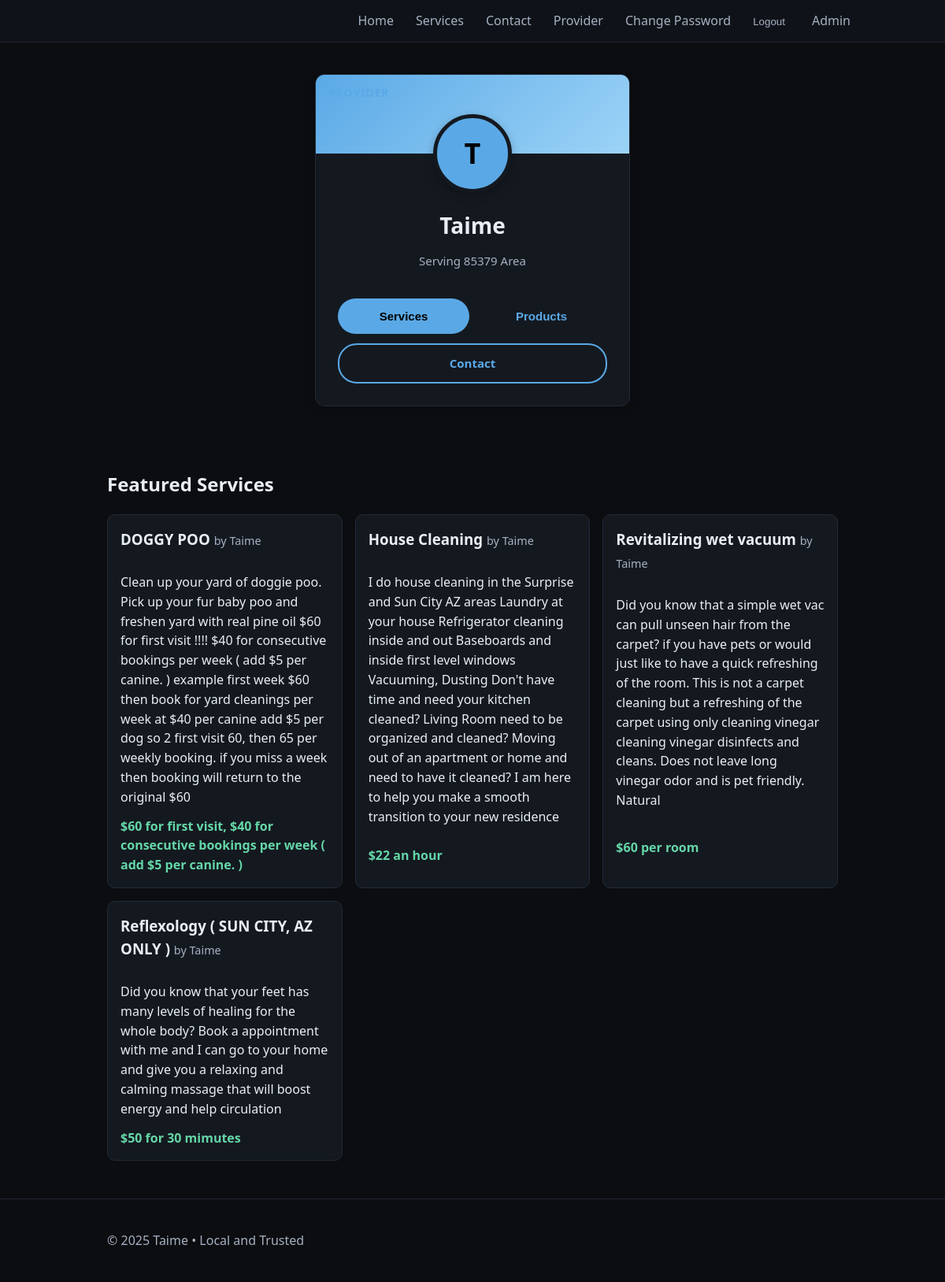
/ (signed in), run on an earlier commit of the app's database.
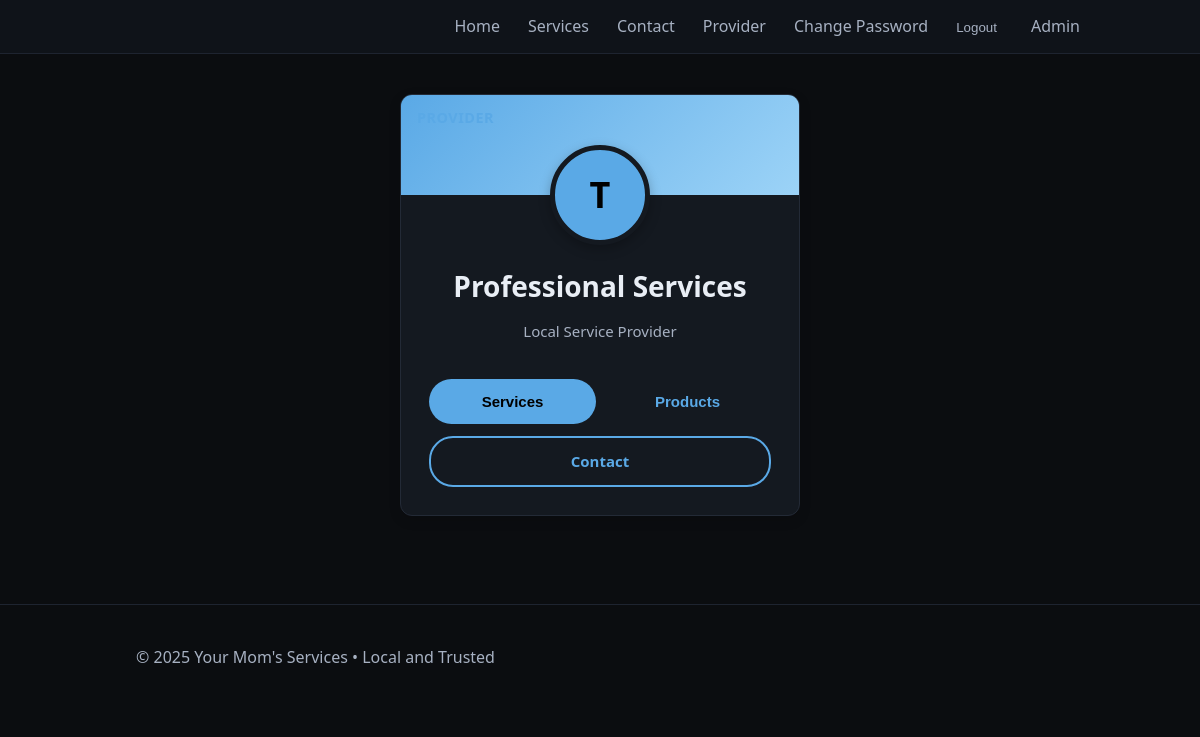
And on a later commit of the database.
### tables this page shows
CREATE TABLE profile (
                            id INTEGER PRIMARY KEY CHECK (id = 1),
                            business_name TEXT,
                            contact_email TEXT,
                            phone TEXT,
                            base_zip TEXT,
                            address TEXT,
                            about TEXT
                        , first_name TEXT, profile_photo TEXT);

CREATE TABLE services (
              id INTEGER PRIMARY KEY AUTOINCREMENT,
              title TEXT NOT NULL,
              description TEXT,
              price TEXT,
              active INTEGER NOT NULL DEFAULT 1,
              created_at TEXT NOT NULL
            , posted_by TEXT, provider_id INTEGER DEFAULT 0, is_certified INTEGER DEFAULT 0, certification_proof TEXT);

### app.py (the view, shortened to what this page needs)
    @app.route("/")
    def home():
        if session.get('provider'):
            featured_provider_id = session.get('provider_id', 0)
            show_carousel = False
        else:
            featured_provider_id = 0  # Default fallback
            show_carousel = True
        with closing(get_db()) as db:
            cur = db.cursor()
            services = []
            products = []
            all_providers = []
            all_provider_services = {}
            all_provider_products = {}
            if show_carousel:
                cur.execute("SELECT first_name, business_name, contact_email, phone, base_zip, address, about, profile_photo FROM profile WHERE id = 1")
                admin_row = cur.fetchone()
                cur.execute("SELECT COUNT(*) FROM services WHERE provider_id = 0 AND active = 1")
                admin_service_count = cur.fetchone()[0]
                if (admin_row and admin_service_count > 0) or (admin_row and (admin_row["business_name"] or admin_row["first_name"] or admin_row["about"])):
                    admin_provider = {
                        "id": 0,
                        "first_name": admin_row["first_name"] or "",
                        "business_name": admin_row["business_name"] or "Your Service Provider",
                        "contact_email": admin_row["contact_email"] or "",
                        "phone": admin_row["phone"] or "",
                        "base_zip": admin_row["base_zip"] or "",
                        "address": admin_row["address"] or "",
                        "about": admin_row["about"] or "",
                        "profile_photo": admin_row["profile_photo"] or ""
                    }
                    all_providers.append(admin_provider)
                    cur.execute("SELECT id, title, description, price, posted_by FROM services WHERE provider_id = 0 AND active = 1 ORDER BY created_at DESC LIMIT 6")
                    admin_services = cur.fetchall()
                    all_provider_services[0] = [dict(row) for row in admin_services]
                    cur.execute("SELECT id, title, description, price FROM products WHERE provider_id = 0 AND active = 1 ORDER BY created_at DESC LIMIT 6")
                    admin_products = cur.fetchall()
                    all_provider_products[0] = [dict(row) for row in admin_products]
                cur.execute("SELECT id, first_name, business_name, phone, base_zip, address, about, profile_photo FROM providers WHERE active = 1 ORDER BY business_name")
                provider_rows = cur.fetchall()
                for provider_row in provider_rows:
                    first_name = provider_row["first_name"] or ""
                    business_name = provider_row["business_name"] or ""
                    provider_id = provider_row["id"]
                    if business_name in ["", "Individual", "Service Provider"] or not business_name.strip():
                        display_business_name = f"{first_name.capitalize()}'s Services" if first_name else "Service Provider"
                    else:
                        display_business_name = business_name
                    provider_data = {
                        "id": provider_id,
                        "first_name": first_name.capitalize() if first_name else "",
                        "business_name": display_business_name,
                        "contact_email": "",  # Providers don't expose email publicly
                        "phone": provider_row["phone"] or "",
                        "base_zip": provider_row["base_zip"] or "",
                        "address": provider_row["address"] or "",
                        "about": provider_row["about"] or "",
                        "profile_photo": provider_row["profile_photo"] or ""
                    }
                    all_providers.append(provider_data)
                    cur.execute("SELECT id, title, description, price, posted_by FROM services WHERE provider_id = ? AND active = 1 ORDER BY created_at DESC LIMIT 6", (provider_id,))
                    provider_services = cur.fetchall()
                    all_provider_services[provider_id] = [dict(row) for row in provider_services]
                    cur.execute("SELECT id, title, description, price FROM products WHERE provider_id = ? AND active = 1 ORDER BY created_at DESC LIMIT 6", (provider_id,))
                    provider_products = cur.fetchall()
                    all_provider_products[provider_id] = [dict(row) for row in provider_products]
                profile = all_providers[0] if all_providers else None
                services = all_provider_services.get(0, []) if all_provider_services else []
                products = all_provider_products.get(0, []) if all_provider_products else []
            else:
                if featured_provider_id == 0:
                    cur.execute("SELECT first_name, business_name, contact_email, phone, base_zip, address, about, profile_photo FROM profile WHERE id = 1")
                    profile_row = cur.fetchone()
                    profile = {
                        "first_name": profile_row["first_name"] if profile_row else "",
                        "business_name": profile_row["business_name"] if profile_row else "Your Service Provider",
                        "contact_email": profile_row["contact_email"] if profile_row else "",
                        "phone": profile_row["phone"] if profile_row else "",
                        "base_zip": profile_row["base_zip"] if profile_row else "",
                        "address": profile_row["address"] if profile_row else "",
                        "about": profile_row["about"] if profile_row else "",
                        "profile_photo": profile_row["profile_photo"] if profile_row else ""
                    }
            if not show_carousel:
                cur.execute(
                    "SELECT id, title, description, price, posted_by FROM services WHERE provider_id = ? AND active = 1 ORDER BY created_at DESC LIMIT 6",
                    (featured_provider_id,)
                )
                services_raw = cur.fetchall()
                services = [dict(row) for row in services_raw]
                cur.execute(
                    "SELECT id, title, description, price FROM products WHERE provider_id = ? AND active = 1 ORDER BY created_at DESC LIMIT 6",
                    (featured_provider_id,)
                )
                products_raw = cur.fetchall()
                products = [dict(row) for row in products_raw]
        return render_template("index.html",
                             services=services,
                             products=products,
                             profile=profile,
                             featured_provider_id=featured_provider_id,
                             show_carousel=show_carousel,
                             all_providers=all_providers,
                             all_provider_services=all_provider_services,
                             all_provider_products=all_provider_products,
                             title="Home")

### app.py (called while the page is built)
def get_db():
    conn = sqlite3.connect(DB_PATH)
    conn.row_factory = sqlite3.Row
    return conn

### templates/index.html (shortened to what the changed rows need)
{% extends "base.html" %}
{% block content %}
{% if (show_carousel and all_providers|length > 0) or (not show_carousel and profile) %}
<section class="profile-hero">
  {% if show_carousel and all_providers|length > 1 %}
    <div class="provider-carousel">
      <div class="carousel-container">
        <button class="carousel-btn prev" id="prevBtn">‹</button>
        <div class="carousel-track-container">
          <div class="carousel-track" id="carouselTrack">
            {% for provider in all_providers %}
            <div class="profile-card carousel-slide" data-provider-id="{{ provider.id }}">
              <div class="profile-header">
                <div class="provider-label">provider</div>
              </div>
              <div class="profile-avatar">
                {% if provider.profile_photo and provider.profile_photo.strip() %}
                  <img src="{{ provider.profile_photo }}" alt="Profile Photo" class="avatar-image">
                {% else %}
                  <div class="avatar-placeholder">
                    {{ (provider.first_name or provider.business_name or 'P')[0]|upper }}
                  </div>
                {% endif %}
              </div>
              <div class="profile-info">
                <h1 class="profile-name">
                  {% if provider.first_name %}
                    {{ provider.first_name }}
                    {% if provider.business_name and provider.business_name != provider.first_name %}
                      <span class="linkedin-icon">🔗</span>
                    {% endif %}
                  {% else %}
                    {{ provider.business_name or "Professional Services" }}
                  {% endif %}
                </h1>
                <p class="profile-title">
                  {% if provider.base_zip %}
                    Serving {{ provider.base_zip }} Area
                  {% else %}
                    Local Service Provider
                  {% endif %}
                </p>
              </div>
              <div class="profile-actions">
                <div class="action-buttons">
                  <button class="btn profile-btn tab-btn active" data-tab="services">Services</button>
                  <button class="btn profile-btn tab-btn" data-tab="products">Products</button>
                </div>
                <a class="btn profile-btn secondary" href="{{ url_for('contact') }}">Contact</a>
              </div>
            </div>
            {% endfor %}
          </div>
        </div>
        <button class="carousel-btn next" id="nextBtn">›</button>
      </div>
      <div class="carousel-indicators">
        {% for provider in all_providers %}
        <button class="indicator {% if loop.first %}active{% endif %}" data-slide="{{ loop.index0 }}"></button>
        {% endfor %}
      </div>
    </div>
  {% else %}
    <div class="profile-card">
      <div class="profile-avatar">
        {% if profile.profile_photo and profile.profile_photo.strip() %}
          <img src="{{ profile.profile_photo }}" alt="Profile Photo" class="avatar-image">
        {% else %}
          <div class="avatar-placeholder">
            {{ (profile.first_name or profile.business_name or 'T')[0]|upper }}
          </div>
        {% endif %}
      </div>
      <div class="profile-info">
        <h1 class="profile-name">
          {% if profile.first_name %}
            {{ profile.first_name }}
            {% if profile.business_name and profile.business_name != profile.first_name %}
              <span class="linkedin-icon">🔗</span>
            {% endif %}
          {% else %}
            {{ profile.business_name or "Professional Services" }}
          {% endif %}
        </h1>
        <p class="profile-title">
          {% if profile.base_zip %}
            Serving {{ profile.base_zip }} Area
          {% else %}
            Local Service Provider
          {% endif %}
        </p>
      </div>
    </div>
  {% endif %}
</section>
{% endif %}
{% if (services and services|length > 0) or show_carousel %}
<section class="featured-section" id="featuredSection">
  <h2 id="featuredTitle">Featured Services</h2>
  <div class="cards" id="featuredContent">
    {% if not show_carousel %}
      {% for s in services %}
        {% set poster = s['posted_by'] or profile.first_name %}
        <a href="{{ url_for('contact') }}?service={{ s['title']|urlencode }}{% if poster %}&poster={{ poster|urlencode }}{% endif %}" class="card-link">
          <div class="card clickable">
            <h3>
              {{ s['title'] }}
              {% if poster %}<span class="muted" style="font-weight:normal;">by {{ poster }}</span>{% endif %}
            </h3>
            <p>{{ s['description'] or '' }}</p>
            {% if s['price'] %}<p class="price">{{ s['price'] }}</p>{% endif %}
          </div>
        </a>
      {% endfor %}
    {% endif %}
  </div>
</section>
{% endif %}
{% endblock %}

### templates/base.html (shortened to what this page needs)
<!doctype html>
<html lang="en">
<head>
  <link href="{{ url_for('static', filename='styles.css') }}?v=20251011-3" rel="stylesheet">
</head>
<body>
  <header class="site-header">
    <div class="container header-inner">
      <nav id="site-nav" class="nav">
        <a href="{{ url_for('home') }}" class="nav-link">Home</a>
        <a href="{{ url_for('services') }}" class="nav-link">Services</a>
        <a href="{{ url_for('contact') }}" class="nav-link">Contact</a>
        {% if session.get('provider') %}
          <a href="{{ url_for('provider_dashboard') }}" class="nav-link">Provider</a>
          <a href="{{ url_for('provider_change_password') }}" class="nav-link">Change Password</a>
          <form action="{{ url_for('provider_logout') }}" method="post" class="inline-form"><button type="submit" class="linklike">Logout</button></form>
        {% else %}
          <a href="{{ url_for('provider_login') }}" class="nav-link">Provider</a>
        {% endif %}
        {% if session.get('admin') %}
          <a href="{{ url_for('admin_dashboard') }}" class="nav-link admin-link">Admin</a>
          <a href="{{ url_for('admin_change_password') }}" class="nav-link admin-link">Change Password</a>
          <form action="{{ url_for('admin_logout') }}" method="post" class="inline-form"><button type="submit" class="linklike">Logout</button></form>
        {% else %}
          <a href="{{ url_for('admin_login') }}" class="nav-link admin-link">Admin</a>
        {% endif %}
      </nav>
    </div>
  </header>
  <main class="container">
    {% block content %}{% endblock %}
  </main>
  <footer class="site-footer">
    <div class="container">
  <p>&copy; {{ current_year }} {{ profile.business_name or "Your Mom's Services" }} • Local and Trusted</p>
    </div>
  </footer>
</body>
</html>

What changed in the data, as far as the page shows it:
no longer on this page (row edited): profile: business_name "T", business_name "Taime", base_zip "85379"
removed services: title "DOGGY POO", posted_by "Taime", description "Clean up your yard of doggie poo. Pick up your fur baby poo and freshen yard with real pine oil $60 for first visit !!!! $40 for consecutive bookings per week ( add $5 per canine. ) example first week $60 then book for yard cleanings per week at $40 per canine add $5 per dog so 2 first visit 60, then 65 per weekly booking. if you miss a week then booking will return to the original $60", price "$60 for first visit, $40 for consecutive bookings per week ( add $5 per canine. )"
removed services: title "House Cleaning", posted_by "Taime", description "I do house cleaning in the Surprise and Sun City AZ areas Laundry at your house Refrigerator cleaning inside and out Baseboards and inside first level windows Vacuuming, Dusting Don't have time and need your kitchen cleaned? Living Room need to be organized and cleaned? Moving out of an apartment or home and need to have it cleaned? I am here to help you make a smooth transition to your new residence", price "$22 an hour"
removed services: title "Revitalizing wet vacuum", posted_by "Taime", description "Did you know that a simple wet vac can pull unseen hair from the carpet? if you have pets or would just like to have a quick refreshing of the room. This is not a carpet cleaning but a refreshing of the carpet using only cleaning vinegar cleaning vinegar disinfects and cleans. Does not leave long vinegar odor and is pet friendly. Natural", price "$60 per room"
removed services: title "Reflexology ( SUN CITY, AZ ONLY )", posted_by "Taime", description "Did you know that your feet has many levels of healing for the whole body? Book a appointment with me and I can go to your home and give you a relaxing and calming massage that will boost energy and help circulation", price "$50 for 30 mimutes"
Also different on the page:
{{ (profile.first_name or profile.business_name or 'T')[0]|upper }}: (not shown) → "T"
{{ profile.business_name or "Professional Services" }}: (not shown) → "Professional Services"
{{ profile.business_name or "Your Mom's Services" }}: (not shown) → "Your Mom's Services"
text no longer shown: "Serving Area Featured Services"
text now shown: "Local Service Provider"
